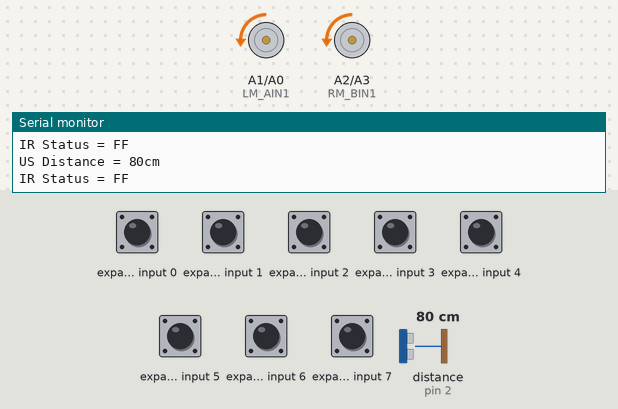
The sketch below on a simulated Arduino Uno, built with avr-gcc and run on an emulated ATmega328P. Shown: motor-driver pin pairs drawn as motors (green arrow = first pin HIGH = forward, orange = second pin HIGH = backward, longer = more drive, scaled by the enable pin), the last lines printed to the serial monitor. Wiring (inferred from the names in the program): ultrasonic range finder: trigger pin 3; echo pin 2; PCF8574 port expander at I2C address 0x20. The test bench sets the inputs (shaded band); at power-on: expander input 0–7 HIGH, distance to the obstacle (sensor on pin 2) 80 cm. The echo pulse lasts 58.3 µs per cm.

Above: at 1.2 s.
1.3 s: expander input 6 pulled LOW for 1 s
At 2.0 s:
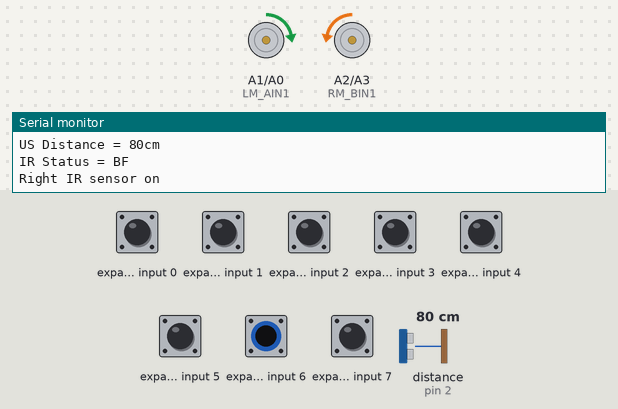
4.0 s: expander input 7 pulled LOW for 1 s
At 4.4 s:
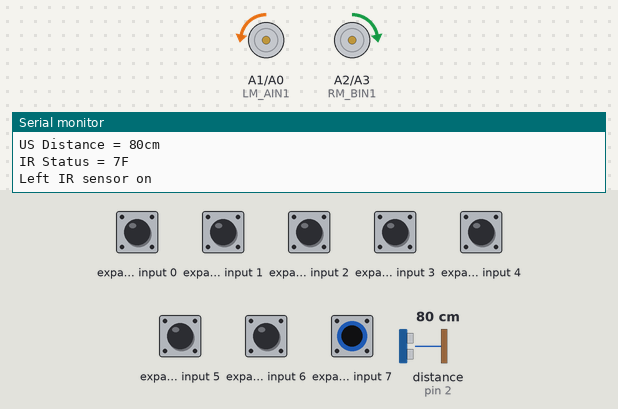
7.0 s: distance to the obstacle (sensor on pin 2) set to 2 cm
8.8 s: expander input 6 pulled LOW for 0.15 s
At 10.6 s:
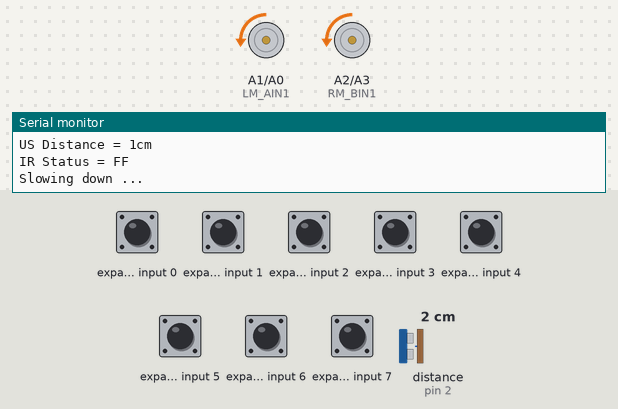
Timing chart, 0 to 12.1 s (numbered marks = the images above; inputs shaded):
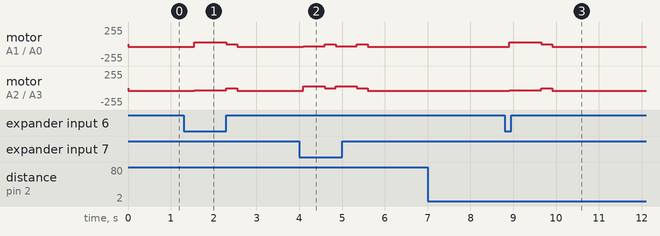

Measured:
- after the input at 1.3 s, motor on A1 (LM_AIN1) / A0 (LM_AIN2): backward 40/255 → forward 30/255 after 0.25 s, → stopped 0.75 s later, → backward 40/255 0.25 s later; motor on A2 (RM_BIN1) / A3 (RM_BIN2): backward 40/255 → backward 30/255 after 0.25 s, → stopped 0.75 s later, → backward 40/255 0.25 s later
- after the input at 8.8 s, motor on A1 (LM_AIN1) / A0 (LM_AIN2): backward 40/255 → forward 30/255 after 0.11 s, → stopped 0.75 s later, → backward 40/255 0.25 s later; motor on A2 (RM_BIN1) / A3 (RM_BIN2): backward 40/255 → backward 30/255 after 0.10 s, → stopped 0.75 s later, → backward 40/255 0.25 s later

The sketch:

Obstacle_Avoidance.ino
```cpp
//
// Robot Control Program
// Amy Everitt
// 10/09/2021
//
#include <Wire.h> // support library for talking to PCF8574 chip

// define hardware addresses for easy reference
#define LM_PWMA   6           // Left Motor Speed pin (ENA)
#define LM_AIN2   A0          // Motor-L forward (IN2).
#define LM_AIN1   A1          // Motor-L backward (IN1)
#define RM_PWMB   5           // Right Motor Speed pin (ENB)
#define RM_BIN1   A2          // Motor-R forward (IN3)
#define RM_BIN2   A3          // Motor-R backward (IN4)
#define ULTRA_ECHO   2        // Ultrasound echo pin
#define ULTRA_TRIG   3        // Ultrasound trigger pin

// Define address of PCF8574 i2c io expander
#define PCF8574_ADDR  0x20

#define SPD_FAST 60
#define SPD_NORMAL 40
#define SPD_SLOW 30
#define SPD_STOP 0

// define distances for which to modify behaviour
#define DIST_CLOSE 20
#define DIST_AVOID 10

// define global variables
int g_distance = 0;
int g_speed = SPD_NORMAL;

// define internal functions
void forward();
void backward();
void right();
void left();
void stop();
byte read_ir_collision();
int ultra_distance_test();
void PCF8574Write(byte data);
byte PCF8574Read();

// Main program
void setup() {
  // Start serial interface for debug messages and send initial welcome message
  Serial.begin(115200);
  Serial.println("Robot Control Program V2.0");

  // Start the wire library
  Wire.begin();

  // Configure ultrasound detector
  pinMode(ULTRA_ECHO, INPUT);    // Define the ultrasonic echo input pin
  pinMode(ULTRA_TRIG, OUTPUT);   // Define the ultrasonic trigger input pin

  // Configure left and right motor controllers
  pinMode(LM_PWMA,OUTPUT);
  pinMode(LM_AIN2,OUTPUT);
  pinMode(LM_AIN1,OUTPUT);
  pinMode(RM_PWMB,OUTPUT);
  pinMode(RM_BIN1,OUTPUT);
  pinMode(RM_BIN2,OUTPUT);

  // Start motors and then bring to a stop until first distance measured
  analogWrite(LM_PWMA,g_speed);
  analogWrite(RM_PWMB,g_speed);
  stop();
}

void loop() {

  forward();

  // retrieve distance to obstacle
  g_distance = ultra_distance_test();

  // display distance on serial port
  Serial.print("US Distance = ");
  Serial.print(g_distance);
  Serial.println("cm");

  // check status of ir collision detection sensors
  byte ir_status = read_ir_collision();

  // display ir detection sensor status
  Serial.print("IR Status = ");
  Serial.println(ir_status, HEX);


// if obstacle within close distance, slow down first
    if (g_distance < DIST_CLOSE)
    {
      Serial.println("Slowing down ...");

      g_speed = SPD_SLOW;
      forward();
    }

      if (ir_status == 0x7F)
    {
      Serial.println("Left IR sensor on");
      right();
      delay(500);
      stop();
    }

    else if (ir_status == 0xBF)
    {
      Serial.println("Right IR sensor on");
      left();
      delay(750);
      stop();
    }

    else if (ir_status == 0x3F)
    {
      Serial.println("Both IR sensors on");
      reverse();
      delay(500);
      right();
      delay(500);
      stop();
    }


   //nothing to worry about so carry on
  else
  {
    g_speed = SPD_NORMAL;
    forward();
  }

   //move in appropriate way for 250ms
  delay(250);
}

//Supplementary functions

//move robot forward
void forward()
{
  analogWrite(LM_PWMA,g_speed);
  analogWrite(RM_PWMB,g_speed);
  digitalWrite(LM_AIN1,LOW);
  digitalWrite(LM_AIN2,HIGH);
  digitalWrite(RM_BIN1,LOW);
  digitalWrite(RM_BIN2,HIGH);
}

// reverse robot slowly
void reverse()
{
  analogWrite(LM_PWMA,SPD_SLOW);
  analogWrite(RM_PWMB,SPD_SLOW);
  digitalWrite(LM_AIN1,HIGH);
  digitalWrite(LM_AIN2,LOW);
  digitalWrite(RM_BIN1,HIGH);
  digitalWrite(RM_BIN2,LOW);
}

// turn robot right slowly
void right()
{
  analogWrite(LM_PWMA,SPD_SLOW);
  analogWrite(RM_PWMB,SPD_SLOW);
  digitalWrite(LM_AIN1,LOW);
  digitalWrite(LM_AIN2,HIGH);
  digitalWrite(RM_BIN1,HIGH);
  digitalWrite(RM_BIN2,LOW);
}

// turn robot left slowly
void left()
{
  analogWrite(LM_PWMA,SPD_SLOW);
  analogWrite(RM_PWMB,SPD_SLOW);
  digitalWrite(LM_AIN1,HIGH);
  digitalWrite(LM_AIN2,LOW);
  digitalWrite(RM_BIN1,LOW);
  digitalWrite(RM_BIN2,HIGH);
}

// stop robot
void stop()
{
  analogWrite(LM_PWMA,SPD_STOP);
  analogWrite(RM_PWMB,SPD_STOP);
  digitalWrite(LM_AIN1,LOW);
  digitalWrite(LM_AIN2,LOW);
  digitalWrite(RM_BIN1,LOW);
  digitalWrite(RM_BIN2,LOW);
}

// check status of IR Collision Detection Sensors
byte read_ir_collision()
{
  PCF8574Write(0xC0 | PCF8574Read());   //set Pin High
  return PCF8574Read() | 0x3F;          //read Pin
}

// measure distance to obstacles using ultrasound
// code copied from sample code library
// ultrasonic range ranging 2cm to 400cm
int ultra_distance_test()
{
  digitalWrite(ULTRA_TRIG, LOW);   // set trig pin low 2μs
  delayMicroseconds(2);
  digitalWrite(ULTRA_TRIG, HIGH);  // set trig pin 10μs , at last 10us
  delayMicroseconds(10);
  digitalWrite(ULTRA_TRIG, LOW);    // set trig pin low
  float Fdistance = pulseIn(ULTRA_ECHO, HIGH);  // Read echo pin high level time(us)
  Fdistance= Fdistance/58;       //Y m=（X s*344）/2
  // X s=（ 2*Y m）/344 ==》X s=0.0058*Y m ==》cm = us /58
  return (int)Fdistance;
}

// retrieve information from onboard IR collision detection sensors
// code copied from sample code library
void PCF8574Write(byte data)
{
  Wire.beginTransmission(PCF8574_ADDR);
  Wire.write(data);
  Wire.endTransmission();
}

byte PCF8574Read()
{
  int data = -1;
  Wire.requestFrom(PCF8574_ADDR, 1);
  if(Wire.available()) {
    data = Wire.read();
  }
  return data;
}
```
